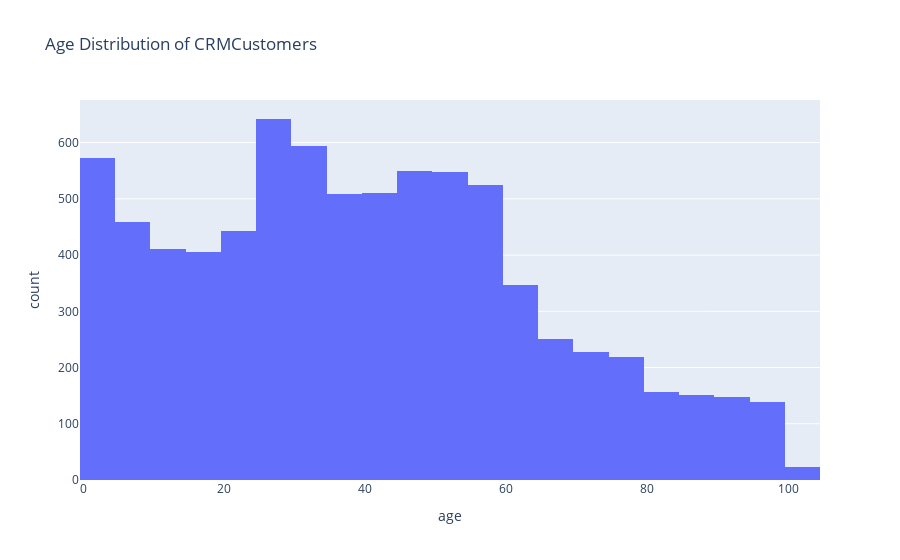

Source (notebook cell):
### Code cell
fig = px.histogram(crm_eda_df, x="age", title="Age Distribution of CRMCustomers", nbins=40)
fig.show()

### Figure 1 — Plotly figure (JSON) as saved in the notebook; plotly's stock layout.template omitted (floating-point values rounded to 4 significant figures; data arrays with more than 128 entries replaced by an {"elided": "..."} marker saying what was removed)
{"data": [{"alignmentgroup": "True", "bingroup": "x", "hovertemplate": "age=%{x}<br>count=%{y}<extra></extra>", "legendgroup": "", "marker": {"color": "#636efa", "pattern": {"shape": ""}}, "name": "", "nbinsx": 40, "offsetgroup": "", "orientation": "v", "showlegend": false, "type": "histogram", "x": {"elided": "7825 int values"}, "xaxis": "x", "yaxis": "y"}], "layout": {"barmode": "relative", "legend": {"tracegroupgap": 0}, "title": {"text": "Age Distribution of CRMCustomers"}, "xaxis": {"anchor": "y", "domain": [0, 1], "title": {"text": "age"}}, "yaxis": {"anchor": "x", "domain": [0, 1], "title": {"text": "count"}}}}
